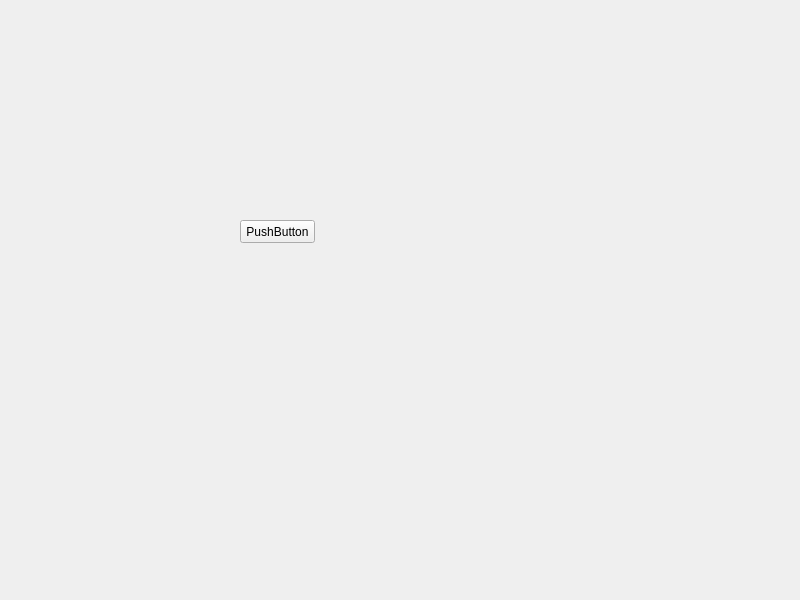
<?xml version="1.0" encoding="UTF-8"?>
<ui version="4.0">
 <class>Widget</class>
 <widget class="QWidget" name="Widget">
  <property name="geometry">
   <rect>
    <x>0</x>
    <y>0</y>
    <width>800</width>
    <height>600</height>
   </rect>
  </property>
  <property name="windowTitle">
   <string>Widget</string>
  </property>
  <widget class="QPushButton" name="pushButton">
   <property name="geometry">
    <rect>
     <x>240</x>
     <y>220</y>
     <width>75</width>
     <height>23</height>
    </rect>
   </property>
   <property name="text">
    <string>PushButton</string>
   </property>
  </widget>
 </widget>
 <resources/>
 <connections/>
</ui>
